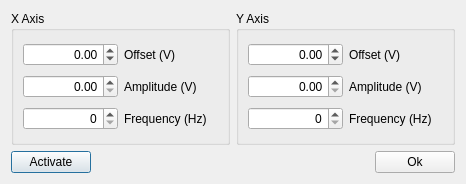
<?xml version="1.0" encoding="UTF-8"?>
<ui version="4.0">
 <class>Dialog</class>
 <widget class="QDialog" name="Dialog">
  <property name="geometry">
   <rect>
    <x>0</x>
    <y>0</y>
    <width>466</width>
    <height>184</height>
   </rect>
  </property>
  <property name="sizePolicy">
   <sizepolicy hsizetype="Minimum" vsizetype="Minimum">
    <horstretch>0</horstretch>
    <verstretch>0</verstretch>
   </sizepolicy>
  </property>
  <property name="minimumSize">
   <size>
    <width>0</width>
    <height>0</height>
   </size>
  </property>
  <property name="maximumSize">
   <size>
    <width>10000</width>
    <height>10000</height>
   </size>
  </property>
  <property name="windowTitle">
   <string>HAL-4000 Galvonometer Control</string>
  </property>
  <layout class="QVBoxLayout" name="verticalLayout">
   <item>
    <layout class="QHBoxLayout" name="horizontalLayout_2">
     <item>
      <widget class="QGroupBox" name="xAxisControlBox">
       <property name="title">
        <string>X Axis</string>
       </property>
       <layout class="QGridLayout" name="gridLayout_2">
        <item row="0" column="1">
         <widget class="QLabel" name="xOffsetLabel">
          <property name="text">
           <string>Offset (V)</string>
          </property>
         </widget>
        </item>
        <item row="1" column="0">
         <widget class="QDoubleSpinBox" name="xAmplitudeSpinBox">
          <property name="alignment">
           <set>Qt::AlignRight|Qt::AlignTrailing|Qt::AlignVCenter</set>
          </property>
          <property name="minimum">
           <double>0.000000000000000</double>
          </property>
          <property name="maximum">
           <double>10.000000000000000</double>
          </property>
          <property name="singleStep">
           <double>0.010000000000000</double>
          </property>
         </widget>
        </item>
        <item row="1" column="1">
         <widget class="QLabel" name="xAmplitudeLabel">
          <property name="text">
           <string>Amplitude (V)</string>
          </property>
         </widget>
        </item>
        <item row="2" column="1">
         <widget class="QLabel" name="xFrequencyLabel">
          <property name="text">
           <string>Frequency (Hz)</string>
          </property>
         </widget>
        </item>
        <item row="0" column="0">
         <widget class="QDoubleSpinBox" name="xOffsetSpinBox">
          <property name="alignment">
           <set>Qt::AlignRight|Qt::AlignTrailing|Qt::AlignVCenter</set>
          </property>
          <property name="minimum">
           <double>-10.000000000000000</double>
          </property>
          <property name="maximum">
           <double>10.000000000000000</double>
          </property>
          <property name="singleStep">
           <double>0.010000000000000</double>
          </property>
         </widget>
        </item>
        <item row="2" column="0">
         <widget class="QSpinBox" name="xFrequencySpinBox">
          <property name="alignment">
           <set>Qt::AlignRight|Qt::AlignTrailing|Qt::AlignVCenter</set>
          </property>
          <property name="maximum">
           <number>100000</number>
          </property>
         </widget>
        </item>
       </layout>
      </widget>
     </item>
     <item>
      <widget class="QGroupBox" name="yAxisControlBox">
       <property name="title">
        <string>Y Axis</string>
       </property>
       <layout class="QGridLayout" name="gridLayout">
        <item row="0" column="0">
         <widget class="QDoubleSpinBox" name="yOffsetSpinBox">
          <property name="alignment">
           <set>Qt::AlignRight|Qt::AlignTrailing|Qt::AlignVCenter</set>
          </property>
          <property name="minimum">
           <double>-10.000000000000000</double>
          </property>
          <property name="maximum">
           <double>10.000000000000000</double>
          </property>
          <property name="singleStep">
           <double>0.010000000000000</double>
          </property>
         </widget>
        </item>
        <item row="0" column="1">
         <widget class="QLabel" name="yOffsetLabel">
          <property name="text">
           <string>Offset (V)</string>
          </property>
         </widget>
        </item>
        <item row="1" column="0">
         <widget class="QDoubleSpinBox" name="yAmplitudeSpinBox">
          <property name="alignment">
           <set>Qt::AlignRight|Qt::AlignTrailing|Qt::AlignVCenter</set>
          </property>
          <property name="minimum">
           <double>0.000000000000000</double>
          </property>
          <property name="maximum">
           <double>10.000000000000000</double>
          </property>
          <property name="singleStep">
           <double>0.010000000000000</double>
          </property>
         </widget>
        </item>
        <item row="1" column="1">
         <widget class="QLabel" name="yAmplitudeLabel">
          <property name="text">
           <string>Amplitude (V)</string>
          </property>
         </widget>
        </item>
        <item row="2" column="1">
         <widget class="QLabel" name="yFrequencyLabel">
          <property name="text">
           <string>Frequency (Hz)</string>
          </property>
         </widget>
        </item>
        <item row="2" column="0">
         <widget class="QSpinBox" name="yFrequencySpinBox">
          <property name="alignment">
           <set>Qt::AlignRight|Qt::AlignTrailing|Qt::AlignVCenter</set>
          </property>
          <property name="maximum">
           <number>100000</number>
          </property>
         </widget>
        </item>
       </layout>
      </widget>
     </item>
    </layout>
   </item>
   <item>
    <layout class="QHBoxLayout" name="horizontalLayout">
     <item>
      <widget class="QPushButton" name="activateButton">
       <property name="sizePolicy">
        <sizepolicy hsizetype="Preferred" vsizetype="Preferred">
         <horstretch>0</horstretch>
         <verstretch>0</verstretch>
        </sizepolicy>
       </property>
       <property name="text">
        <string>Activate</string>
       </property>
       <property name="checkable">
        <bool>true</bool>
       </property>
      </widget>
     </item>
     <item>
      <spacer name="horizontalSpacer">
       <property name="orientation">
        <enum>Qt::Horizontal</enum>
       </property>
       <property name="sizeHint" stdset="0">
        <size>
         <width>40</width>
         <height>20</height>
        </size>
       </property>
      </spacer>
     </item>
     <item>
      <widget class="QPushButton" name="okButton">
       <property name="text">
        <string>Ok</string>
       </property>
      </widget>
     </item>
    </layout>
   </item>
  </layout>
 </widget>
 <resources/>
 <connections/>
</ui>
